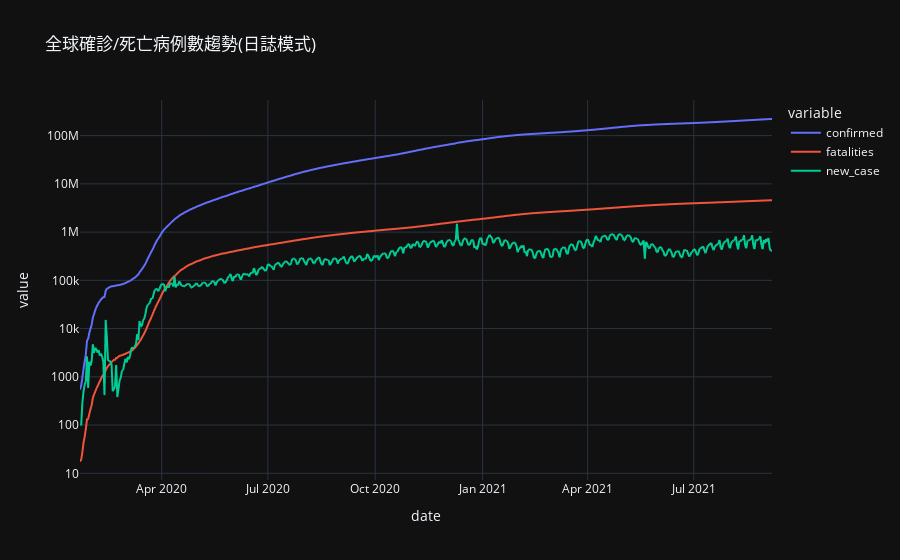

Notebook code cell kept with this figure:
### Code cell
fig = px.line(ww_melt_df, x="date", y="value", color='variable',
              title="全球確診/死亡病例數趨勢(日誌模式)",
             log_y=True)
fig.show()

### Figure 1 — Plotly figure (JSON) as saved in the notebook; plotly's stock layout.template omitted (floating-point values rounded to 4 significant figures; data arrays with more than 128 entries replaced by an {"elided": "..."} marker saying what was removed)
{"data": [{"hovertemplate": "variable=confirmed<br>date=%{x}<br>value=%{y}<extra></extra>", "legendgroup": "confirmed", "line": {"color": "#636efa", "dash": "solid"}, "mode": "lines", "name": "confirmed", "showlegend": true, "type": "scattergl", "x": {"elided": "594 str values"}, "xaxis": "x", "y": {"elided": "594 int values"}, "yaxis": "y"}, {"hovertemplate": "variable=fatalities<br>date=%{x}<br>value=%{y}<extra></extra>", "legendgroup": "fatalities", "line": {"color": "#EF553B", "dash": "solid"}, "mode": "lines", "name": "fatalities", "showlegend": true, "type": "scattergl", "x": {"elided": "594 str values"}, "xaxis": "x", "y": {"elided": "594 int values"}, "yaxis": "y"}, {"hovertemplate": "variable=new_case<br>date=%{x}<br>value=%{y}<extra></extra>", "legendgroup": "new_case", "line": {"color": "#00cc96", "dash": "solid"}, "mode": "lines", "name": "new_case", "showlegend": true, "type": "scattergl", "x": {"elided": "594 str values"}, "xaxis": "x", "y": {"elided": "594 int values"}, "yaxis": "y"}], "layout": {"legend": {"title": {"text": "variable"}, "tracegroupgap": 0}, "title": {"text": "全球確診/死亡病例數趨勢(日誌模式)"}, "xaxis": {"anchor": "y", "domain": [0, 1], "title": {"text": "date"}}, "yaxis": {"anchor": "x", "domain": [0, 1], "title": {"text": "value"}, "type": "log"}}}
